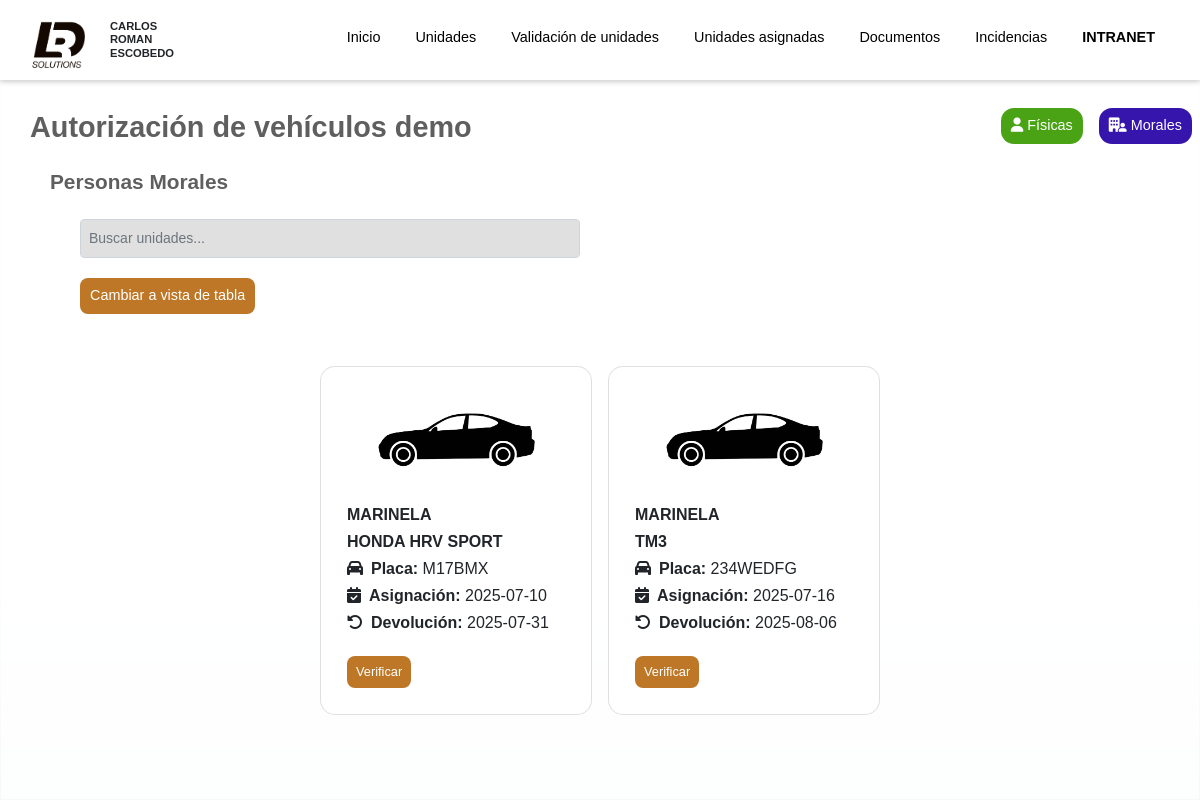
Page /Cliente/interfaces/autorizaciones_demos_personas_morales.php (signed in) on the earlier database version.
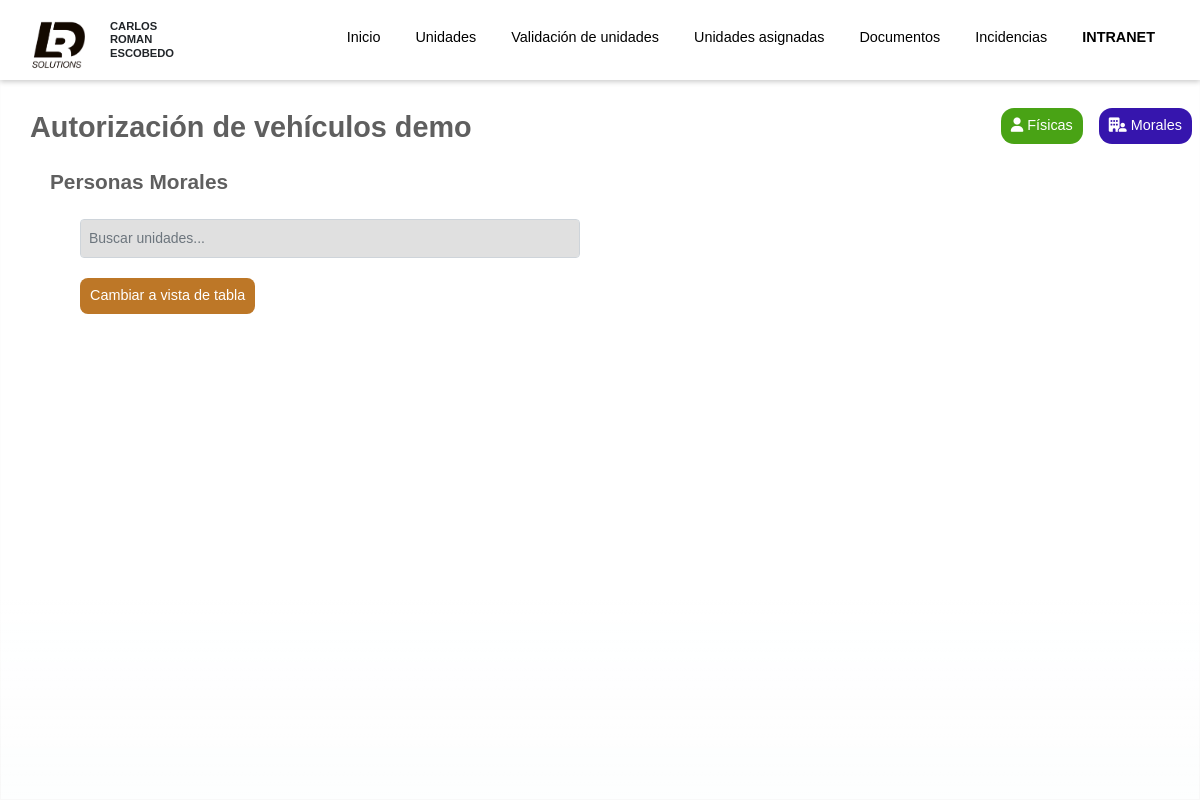
Same page on the later database version.
### tables this page shows
CREATE TABLE `asignacion_unidad_demo` (
  `id_asignacion_unidad_demo` int(11) NOT NULL,
  `id_unidad` int(11) NOT NULL,
  `id_colaborador_que_asigna` int(11) NOT NULL,
  `id_persona_fisica` int(11) DEFAULT NULL,
  `id_persona_moral` int(11) DEFAULT NULL,
  `fecha_prestamo` date NOT NULL,
  `fecha_devolucion` date NOT NULL,
  `objetivo_prestamo` text DEFAULT NULL,
  `comentarios` text DEFAULT NULL,
  `id_autorizador` int(11) DEFAULT NULL,
  `autorizacion` varchar(20) NOT NULL,
  `id_creador_comodato_demo` int(11) DEFAULT NULL,
  `fecha_creacion_comodato` date DEFAULT NULL,
  `archivo_comodato_sin_firmar` varchar(200) NOT NULL,
  `id_estatus_comodato_demo` int(11) DEFAULT NULL,
  `archivo_comodato_firmado` varchar(200) NOT NULL,
  `motivo_rechazo_comodato` varchar(200) NOT NULL,
  `id_estado_prueba_demo` int(11) DEFAULT NULL
);

CREATE TABLE `personas_morales` (
  `id_persona_moral` int(11) NOT NULL,
  `id_registrador_persona_moral` int(11) NOT NULL,
  `organizacion_institucion` varchar(100) NOT NULL,
  `identificacion_representante_legal_seccion` varchar(20) NOT NULL,
  `vigencia` varchar(9) NOT NULL,
  `archivo_identificacion_representante_legal` varchar(200) NOT NULL,
  `archivo_poder_representante_legal` varchar(200) NOT NULL,
  `rfc_moral` varchar(12) NOT NULL,
  `archivo_rfc_moral` varchar(200) NOT NULL,
  `domicilio` text NOT NULL,
  `archivo_domiclio_moral` varchar(200) NOT NULL,
  `archivo_escritura_constitutiva` varchar(200) NOT NULL,
  `archivo_escrituras_estatus_sociales` varchar(200) NOT NULL
);

CREATE TABLE `modelos` (
  `id_modelo` int(11) NOT NULL,
  `id_marca` int(11) NOT NULL,
  `nombre_modelo` varchar(50) NOT NULL
);

CREATE TABLE `unidades` (
  `id_unidad` int(11) NOT NULL,
  `id_creador_unidad` int(11) DEFAULT NULL,
  `id_modelo` int(11) NOT NULL,
  `id_estado_unidad` int(11) NOT NULL,
  `id_estatus_unidad` int(11) NOT NULL,
  `id_tipo_unidad` int(11) NOT NULL,
  `id_tipo_adquisicion` int(11) NOT NULL,
  `id_sede` int(11) NOT NULL,
  `placa` varchar(20) NOT NULL,
  `vin` varchar(20) NOT NULL,
  `numero_motor` varchar(11) NOT NULL DEFAULT '""',
  `costo_neto` decimal(10,2) NOT NULL,
  `id_color` int(11) NOT NULL,
  `img_unidad` varchar(50) DEFAULT NULL,
  `fecha_adquisicion` date DEFAULT NULL,
  `año_unidad` year(4) NOT NULL,
  `id_arrendadora` int(11) DEFAULT NULL,
  `folio_factura` varchar(200) NOT NULL DEFAULT 'SIN FACTURA',
  `ultimo_kilometraje` decimal(10,2) NOT NULL,
  `ultima_ubicacion` varchar(100) NOT NULL,
  `capacidad_carga` float(10,2) DEFAULT NULL,
  `capacidad_pasajeros` int(11) DEFAULT NULL,
  `id_tipo_combustible` int(11) DEFAULT NULL,
  `id_traccion` int(11) DEFAULT NULL,
  `tipo_carrceria` varchar(100) DEFAULT NULL,
  `numero_puertas` int(11) DEFAULT NULL,
  `numero_asientos` int(11) DEFAULT NULL,
  `id_tipo_caja` int(11) DEFAULT NULL,
  `id_tipo_freno` int(11) DEFAULT NULL,
  `id_tipo_suspencion` int(11) DEFAULT NULL,
  `numero_ejes` int(11) DEFAULT NULL,
  `id_tipo_uso` int(11) DEFAULT NULL,
  `camara_reversa` int(11) DEFAULT NULL,
  `sensores_reversa` int(11) DEFAULT NULL
);

### Servidor/componentes/obtener_autorizacion_unidades_demo_morales.php (the view, shortened to what this page needs)
<?php
include("../../Servidor/conexion.php");
$sqlobtenerunidadpersonamoralautorizacion = "SELECT unid.img_unidad,
    aud.id_asignacion_unidad_demo,
    aud.id_unidad,
    aud.id_colaborador_que_asigna,
    aud.id_persona_moral,
    aud.autorizacion,
    pm.organizacion_institucion,
    model.nombre_modelo,
    unid.placa,
    aud.fecha_prestamo,
    aud.fecha_devolucion,
    aud.autorizacion
FROM asignacion_unidad_demo AS aud
LEFT JOIN unidades AS unid
ON aud.id_unidad = unid.id_unidad
LEFT JOIN modelos AS model
ON unid.id_modelo = model.id_modelo
LEFT JOIN personas_morales AS pm
ON aud.id_persona_moral = pm.id_persona_moral";
$resultado = $conexion->query($sqlobtenerunidadpersonamoralautorizacion);
echo '<div id="vistaCards">';
while ($fila = $resultado->fetch_assoc()) {
    if ($fila['id_persona_moral'] && $fila['autorizacion'] != 'APROVADO') {
        echo '<div class="card mb-3">';
        echo '<div class="cardheader">
            <img src="../../Servidor/archivos/imagenes/imagenes_unidades/' . $fila['img_unidad'] . '" onerror="this.src=\'../../Cliente/img/unidades/carro_desconocido.png\'" class="card-img-top img-fluid imgcard" alt="...">
        </div>
        <div class="card-body">
            <h6 class="card-title"><b>' .
                $fila['organizacion_institucion'] .
            '</b></h6>
            <h6 class="card-title"><b>' . $fila['nombre_modelo'] . '</b></h6>
            <h6 class="card-text"><i class="fas fa-car me-2"></i><b>Placa: </b>' . $fila['placa'] . '</h6>
            <h6 class="card-text"><i class="fas fa-calendar-check me-2"></i><b>Asignación: </b>' . $fila['fecha_prestamo'] . '</h6>
            <h6 class="card-text"><i class="fas fa-undo-alt me-2"></i><b>Devolución: </b>' . ($fila['fecha_devolucion'] != '0000-00-00' ? $fila['fecha_devolucion'] : '') .
            '</h6>
            <button type="button" id="btnmosrarmodalunidadmoral" data-idunidad="' . $fila['id_unidad'] . '" data-id_asignacion_demo="' . $fila['id_asignacion_unidad_demo'] . '" data-idpersonamoral="' . $fila['id_persona_moral'] . '" class="btn btn-sm mt-3 btn-verunidad_autorizar_morales btnmosrarmodalunidadmoral">Verificar</button>
        </div>
        </div>';
    }
}
echo '</div>';
                ?>

Differences in the rows shown:
removed asignacion_unidad_demo: id_persona_moral.organizacion_institucion "MARINELA", modelos.nombre_modelo "HONDA HRV SPORT", id_unidad.placa "M17BMX", fecha_prestamo "2025-07-10", fecha_devolucion "2025-07-31"
removed asignacion_unidad_demo: id_persona_moral.organizacion_institucion "MARINELA", modelos.nombre_modelo "TM3", id_unidad.placa "234WEDFG", fecha_prestamo "2025-07-16", fecha_devolucion "2025-08-06"
